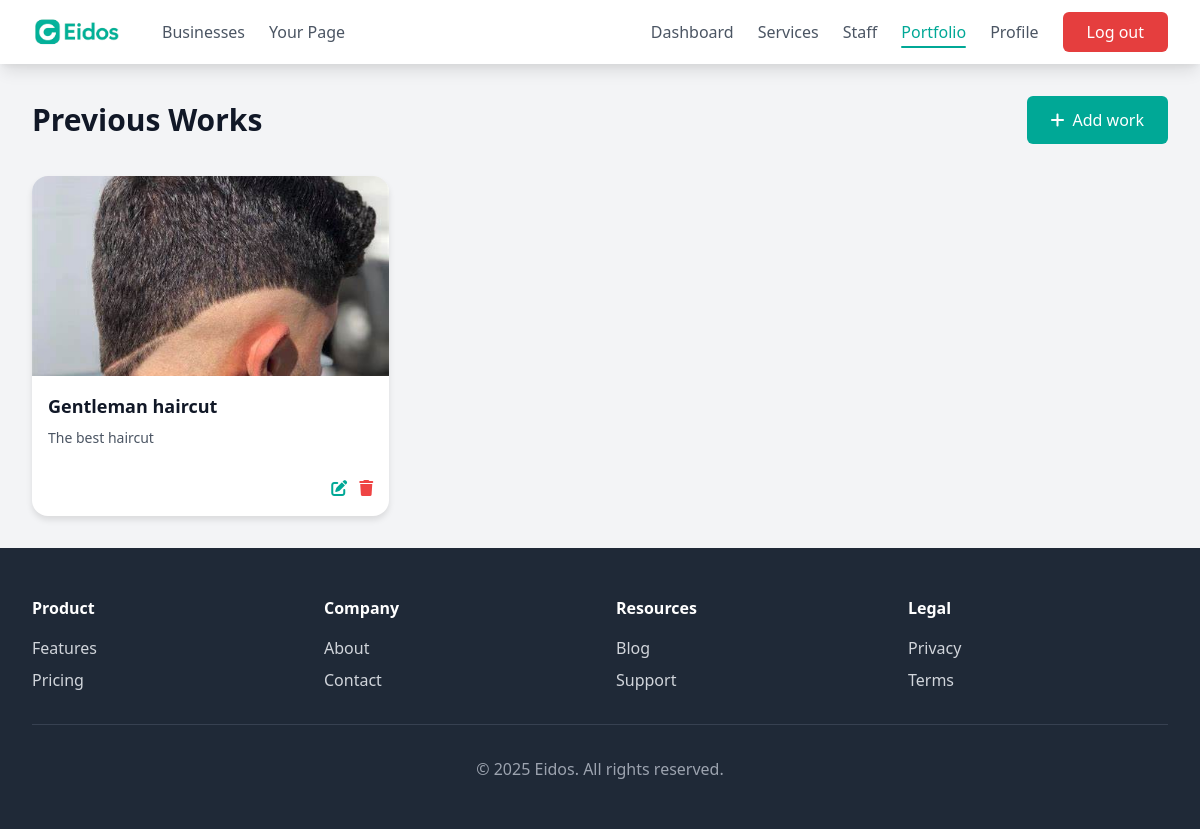
The app's page /business/dashboard/portfolio/ (signed in) with its own data.
### business/models.py (models this page shows, shortened)
class PortfolioItem(models.Model):
    business = models.ForeignKey(BusinessAccount, on_delete=models.CASCADE, related_name='portfolio_items', default=get_default_business)
    title = models.CharField(max_length=100)
    description = models.TextField()
    image = models.ImageField(upload_to='portfolio/')
    created_at = models.DateTimeField(auto_now_add=True)

### business/views.py (the view)
# urls.py: path('dashboard/portfolio/', views.listPortfolio, name='portfolio_list'),
@login_required
def listPortfolio(request):
    try:
        business = BusinessAccount.objects.get(user=request.user)
    except BusinessAccount.DoesNotExist:
        messages.error(request, "Business profile not found")
        return redirect('home')
    portfolio_items = PortfolioItem.objects.filter(business=business)
    return render(request, 'portfolio_list.html', {'business': business, 'portfolio_items': portfolio_items})

### eidosapp/context_processors.py (called while the page is built)
def user_type_context(request):
    user_type = None
    if request.user.is_authenticated:
        if hasattr(request.user, 'is_business') and request.user.is_business:
            user_type = 'business'
        elif hasattr(request.user, 'is_customer') and request.user.is_customer:
            user_type = 'customer'
    return {'user_type': user_type}

def business_user_context(request):
    business_user = None
    if request.user.is_authenticated and hasattr(request.user, 'is_business') and request.user.is_business:
        business_user = BusinessAccount.objects.get(user=request.user)
    return {'business_user': business_user}

### business/templates/portfolio_list.html (shortened to what this page needs)
{% extends "base.html" %}
{% block content %}
    <div class="max-w-7xl mx-auto px-4 sm:px-6 lg:px-8 py-8">
        <div class="flex justify-between items-center mb-8">
            <h2 class="text-3xl font-bold text-gray-900">Previous Works</h2>
            <a href="{% url 'add_portfolio' %}" class="add-button">
                <i class="fas fa-plus mr-2"></i>Add work
            </a>
        </div>
        {% if portfolio_items %}
        <div class="grid grid-cols-1 md:grid-cols-2 lg:grid-cols-3 gap-8">
            {% for item in portfolio_items %}
            <div class="portfolio-card">
                <img src="{{ item.image.url }}" alt="{{ item.title }}" class="portfolio-image">
                <div class="p-4">
                    <h3 class="text-lg font-bold text-gray-900 mb-2">{{ item.title }}</h3>
                    <p class="text-gray-600 text-sm mb-3">{{ item.description|truncatechars:100 }}</p>
                </div>
                <div class="flex justify-end p-4 pt-0">
                    <a href="#" class="text-primary hover:text-primary-dark mr-3">
                        <i class="fas fa-edit"></i>
                    </a>
                    <a href="#" class="text-red-500 hover:text-red-600">
                        <i class="fas fa-trash"></i>
                    </a>
                </div>
            </div>
            {% endfor %}
        </div>
        {% endif %}
    </div>
{% endblock %}

### eidosapp/templates/base.html (style rules this page uses)
:root { --primary-color: #00a896; --primary-dark: #007f6e; --secondary-color: #f8f9fa; }
.text-primary { color: var(--primary-color); }
body { padding-top: 64px; }

### business/templates/portfolio_list.html (style rules this page uses)
body { padding-top: 64px; background-color: #f3f4f6; }
.add-button { padding: 0.75rem 1.5rem; background-color: var(--primary-color); color: white; border-radius: 0.375rem; font-weight: 500; transition: background-color 0.2s; display: inline-flex; align-items: center; }
.portfolio-card { background: white; border-radius: 1rem; box-shadow: 0 4px 6px rgba(0, 0, 0, 0.1); overflow: hidden; transition: all 0.2s ease-in-out; }
.portfolio-image { width: 100%; height: 200px; object-fit: cover; }

### records on screen
PortfolioItem: image (picture), title "Gentleman haircut", description "The best haircut"
